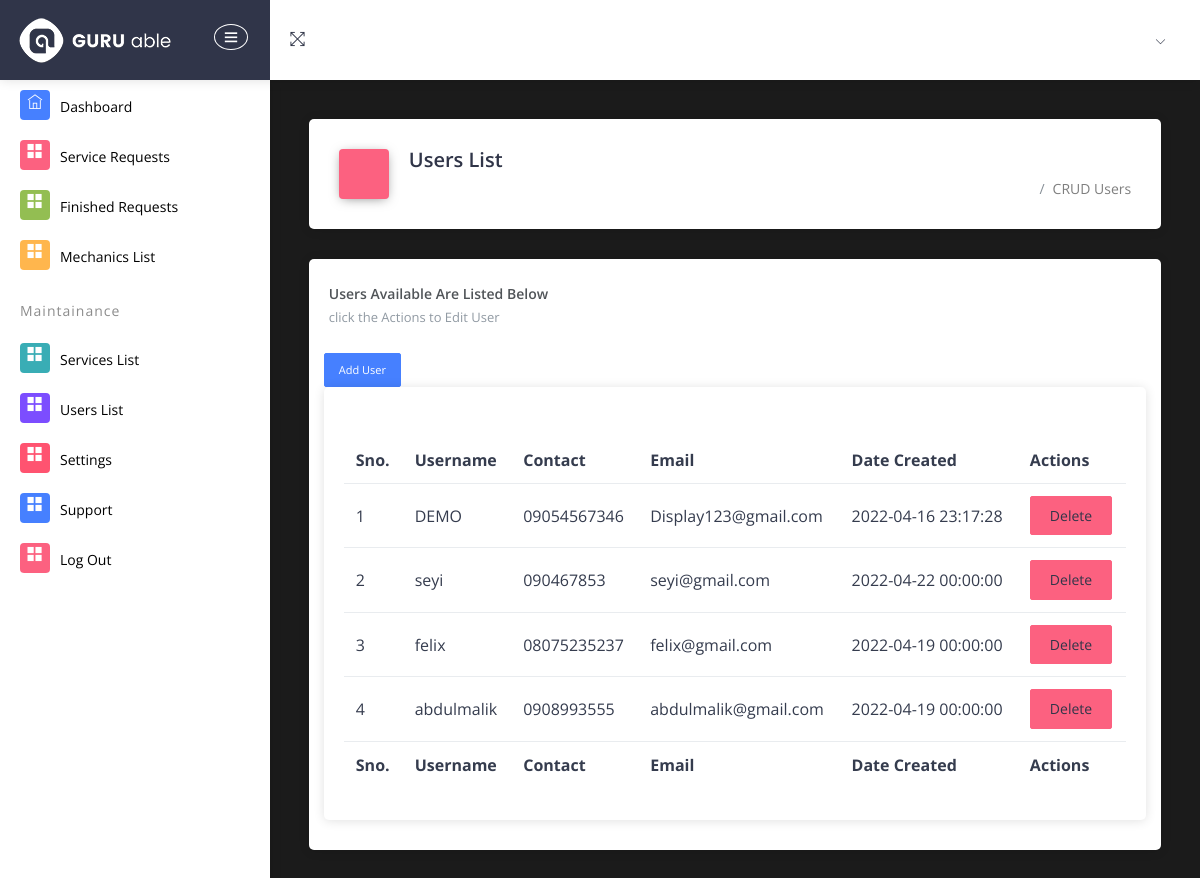
Screenshot of /admin/users.php (signed in) with the database file from the repository.
### tables this page shows
CREATE TABLE `users` (
  `id` int(3) NOT NULL,
  `username` varchar(255) NOT NULL,
  `email` varchar(255) NOT NULL,
  `phone` varchar(255) NOT NULL,
  `password` varchar(255) NOT NULL,
  `register_date` datetime NOT NULL DEFAULT current_timestamp()
);

### admin/users.php (the view, shortened to what this page needs)
<?php
 include('../includes/db.php');
if (strlen($_SESSION['id']==0)) {
  header('location:logout.php');
  ob_end_flush();
  } else{
?>
<?php  include_once('./include/admin_header.php');  ?>
<?php  include_once('./include/admin_nav.php');  ?>
            <div class="pcoded-main-container">
                <div class="pcoded-wrapper">
<?php  include_once('./include/admin_sidebar.php');  ?>
                    <div class="pcoded-content">
                        <div class="pcoded-inner-content">
                            <div class="main-body">
                                <div class="page-wrapper">
                                    <div class="page-header card">
                                        <div class="row align-items-end">
                                            <div class="col-lg-8">
                                                <div class="page-header-title">
                                                    <i class="icofont icofont icofont icofont-file-document bg-c-pink"></i>
                                                    <div class="d-inline">
                                                    <h4>Users List</h4>
                                                    </div>
                                                </div>
                                            </div>
                                            <div class="col-lg-4">
                                                <div class="page-header-breadcrumb">
                                                    <ul class="breadcrumb-title">
                                                        <li class="breadcrumb-item">
                                                            <a href="home.php">
                                                                <i class="icofont icofont-home"></i>
                                                            </a>
                                                        </li>
                                                        <li class="breadcrumb-item"><a href="users.php">CRUD Users </a>
                                                        </li>
                                                    </ul>
                                                </div>
                                            </div>
                                        </div>
                                    </div>
 <div class="page-body">
                                    <div class="card">
                                        <div class="card-header ">
                                            <h5>Users Available Are Listed Below</h5>
                                            <span> click the Actions to Edit User  </span>
                                            <div class="card-header-right">    <ul class="list-unstyled card-option">        <li><i class="icofont icofont-simple-left "></i></li>        </ul></div>
                                        </div>
      	<div class="col-10">
      		<a href="#" data-toggle="modal" data-target="#add_product_modal" class="btn btn-primary btn-sm">Add User</a>
      	</div>
                                <div class="col-xl-12 col-xl-12">
                                    <div class="card project-task">
                                        <div class="card-header">
                                        </div>
                                        <div class="card-block p-b-10">
                                            <div class="table-responsive">
                                                <table class="table table-hover">
                                                    <thead>
                                                        <tr>
                                                            <th>Sno.</th>
                                                            <th>Username</th>
                                                            <th>Contact</th>
                                                            <th>Email</th>
                                                            <th>Date Created</th>
                                                            <th>Actions</th>
                                                        </tr>
                                                    </thead>
                                                    <tfoot>
                                                        <tr>
                                                            <th>Sno.</th>
                                                            <th>Username</th>
                                                            <th>Contact</th>
                                                            <th>Email</th>
                                                            <th>Date Created</th>
                                                            <th>Actions</th>
                                                        </tr>
                                                    </tfoot>
                                                    <tbody>
                                            <?php
                                                $query = "SELECT * FROM users";
                                                $select_ser = mysqli_query($conn,$query);
                                                $cnt=1;
                                                while($row = mysqli_fetch_assoc($select_ser)){
                                                    $id = $row['id'];
                                            ?>
                                                        <tr class="table-hover">
                                                        <td><?php echo $cnt; ?></td>
                                                            <td> <?php echo $row["username"]; ?> </td>
                                                            <td> <?php echo $row["phone"]; ?> </td>
                                                            <td> <?php echo $row["email"]; ?> </td>
                                                            <td> <?php echo $row["register_date"]; ?> </td>
                                                            <td>
                                                            <button class="btn btn-danger" >
                                                                <a href="users.php?delete=<?php echo $id   ?>"  onClick="return confirm('Do you really want to delete User?');" > Delete </a>
                                                            </button>
                                                            </td>
                                                            </tr>
                                                            <?php $cnt=$cnt+1; }?>
                                                    </tbody>
                                                </table>
                                            </div>
                                        </div>
                                    </div>
                                </div>
                                            </div>
                                            </div>
                                            </div>
                                        </div>
                                    </div>
<?php } include_once('./include/admin_footer.php') ?>

### rows the page displays
users: username "DEMO", phone "09054567346", email "Display123@gmail.com", register_date "2022-04-16 23:17:28"
users: username "seyi", phone "090467853", email "seyi@gmail.com", register_date "2022-04-22 00:00:00"
users: username "felix", phone "08075235237", email "felix@gmail.com", register_date "2022-04-19 00:00:00"
users: username "abdulmalik", phone "0908993555", email "abdulmalik@gmail.com", register_date "2022-04-19 00:00:00"
